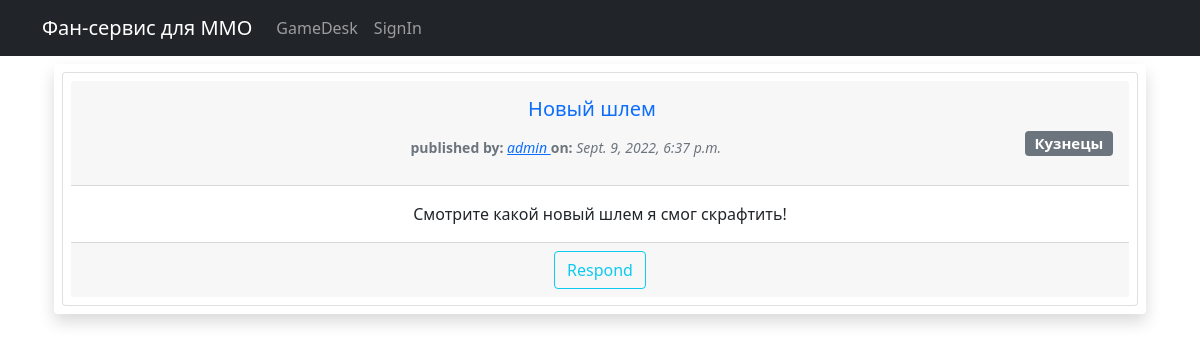
Page /gamedesk/by_author/admin on the earlier database version.
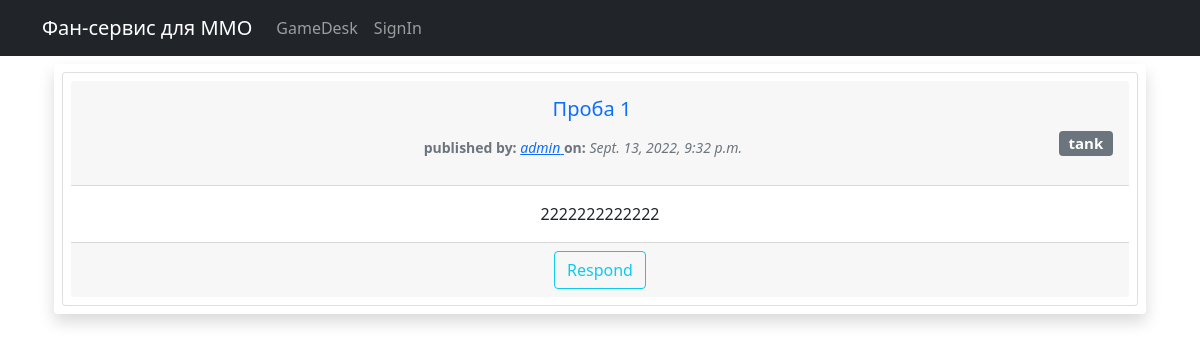
Same page on the later database version.
### gamedesk/models.py (models this page shows, shortened)
class Post(models.Model):
    title = models.CharField('Title', max_length=100)
    text = models.TextField()
    category = models.ForeignKey(to='Category', on_delete=models.CASCADE)
    author = models.ForeignKey(User, on_delete=models.CASCADE)
    dateCreation = models.DateTimeField(auto_now_add=True)
    class Meta:
        verbose_name = 'Запись'
        verbose_name_plural = 'Записи'

class Category(models.Model):
    TYPE = (
        ('tank', 'Танки'),
        ('heal', 'Хилы'),
        ('dd', 'ДД'),
        ('buyers', 'Торговцы'),
        ('gildmaster', 'Гилдмастеры'),
        ('quest', 'Квестгиверы'),
        ('smith', 'Кузнецы'),
        ('tanner', 'Кодевники'),
        ('potion', 'Зельевары'),
        ('spellmaster', 'Мастера заклинаний'),
    )
    name = models.CharField(max_length=50, choices=TYPE, default='tank')
    def __str__(self):
        return f'{self.name}'
    class Meta:
        verbose_name = 'Категория'
        verbose_name_plural = 'Категории'

### gamedesk/views.py (the view)
# urls.py: path('by_author/<slug:name>', ByAuthorView.as_view(), name='by_author'),
class ByAuthorView(ListView):
    def get(self, request, *args, **kwargs):
      author = User.objects.get(username=kwargs['name'])
      qs = Post.objects.order_by('-dateCreation').filter(author = author)
      context = {
          'author': author,
          'posts': qs,
      }
      return render(request, 'gamedesk/by_author.html', context)

### templates/gamedesk/by_author.html (shortened to what this page needs)
{% extends 'default.html' %}
{% block content %}
{% for post in posts %}
<div class="container">
  {%include "gamedesk/post_layout.html"%}
</div>
{%endfor%}
{% endblock content %}

### templates/default.html (shortened to what this page needs)
<!DOCTYPE html>
<html lang="en">
    <head>
        {% load static %}
        <link href="{% static 'css/styles.css' %}" rel="stylesheet" />
    </head>
    <body>
        <nav class="navbar navbar-expand-lg navbar-dark bg-dark static-top">
   <div class="container">
       <a class="navbar-brand" href="#">Фан-сервис для MMO</a>
              <div class="collapse navbar-collapse" id="navbarResponsive">
           <ul class="navbar-nav ml-auto">
               <li class="nav-item">
                    <a class="nav-link"  href="/gamedesk/">GameDesk</a>
               <li class="nav-item">
                   <a class="nav-link"  href="/accounts/login/?next=/">SignIn</a>
               </li>
           </ul>
       </div>
   </div>
</nav>
                <div class="container">
   <div class="row">
       <div class="col-lg-12 text-center">
           {% block content %}{% endblock content %}
       </div>
   </div>
</div>
    </body>
</html>

### templates/gamedesk/post_layout.html (shortened to what this page needs)
<div class="row p-2 my-2 shadow bg-body rounded">
  <div class="card p-2">
    <div class="card-header">
      <h3 class="card-title">
        <a class="navbar-brand" href="{% url 'post_detail' post.pk %}">
          {{ post.title }}
        </a>
      </h3>
      <a class="navbar-brand" href="{% url 'category' post.category.name %}">
        <span class="badge bg-secondary float-end">{{ post.category }}</span>
      </a>
      <small class="text-muted ms-1">
        <b>
          published by:
        </b>
        <a href="{% url 'by_author' post.author %}">
          <span class="fst-italic">{{ post.author }}</span>
        </a>
        <b>
          on:
        </b>
        <span class="fst-italic">
          {{ post.dateCreation}}
        </span>
      </small>
    </div>
    <div class="card-body">
      {% if post_list or posts %}
      <p class="card-text ">{{ post.text|truncatewords:25}}</p>
      {% else %}
      <p class="card-text ">{{ post.text}}</p>
      {%endif%}
    </div>
    <div class="card-footer">
      {% if user.is_authenticated and post in user.post_set.all %}
      <a class="text-decoration-none" href="{% url 'comments_list' post.pk %}">
        <button type="button" class="btn btn-outline-primary position-relative ">
          Responses
          <span class="position-absolute top-0 start-100 translate-middle badge rounded-pill bg-danger">
            {{ post.comment_set.all|length }}
          </span>
        </button>
      </a>
      <a class="text-decoration-none" href="{% url 'post_update' post.pk %}">
        <button class="btn btn-outline-warning text-dark">
          Edit
        </button>
      </a>
      <a href="{% url 'post_delete' post.pk %}">
        <button class="btn btn-outline-danger">
          Delete
        </button>
      </a>
      {% else %}
      <a class="text-decoration-none" href="{% url 'comment_create' post.pk %}">
        <button class="btn btn-outline-info">
          Respond
        </button>
      </a>
      {% endif %}
    </div>
  </div>
</div>

Differences in the rows shown:
removed Post: title "Новый шлем", category "Кузнецы", author "admin", dateCreation "Sept. 9, 2022, 6:37 p.m.", text "Смотрите какой новый шлем я смог скрафтить!"
added Post: title "Проба 1", category "tank", author "admin", dateCreation "Sept. 13, 2022, 9:32 p.m.", text "2222222222222"
